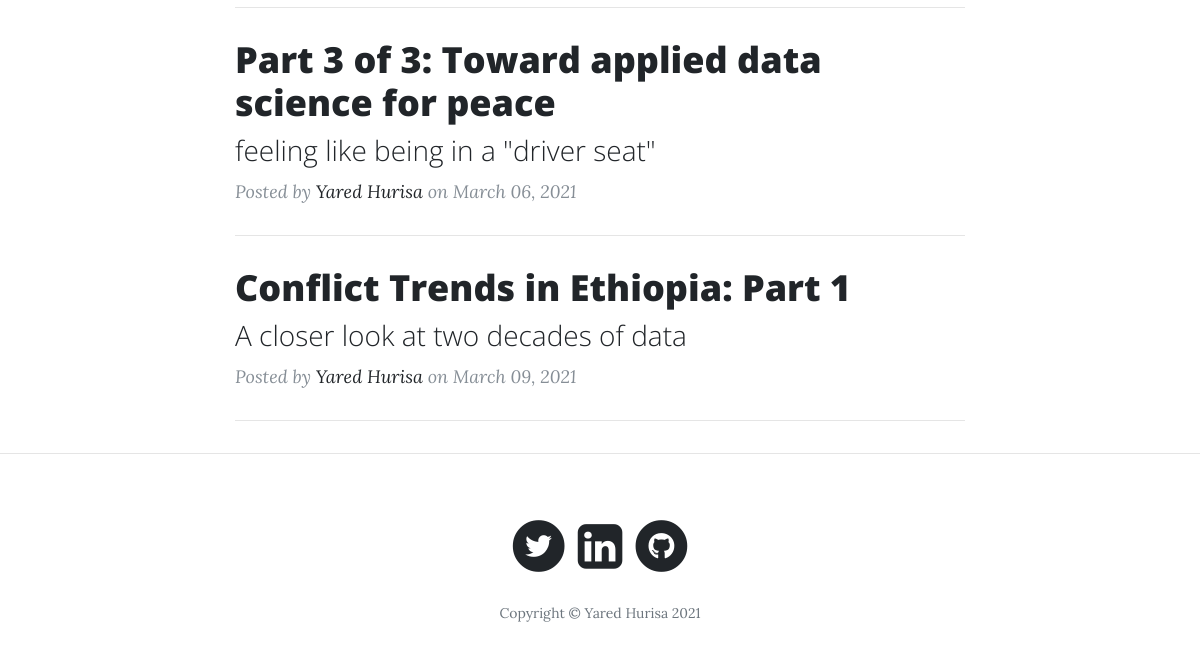
/blog (lower part), run on an earlier commit of the app's database.
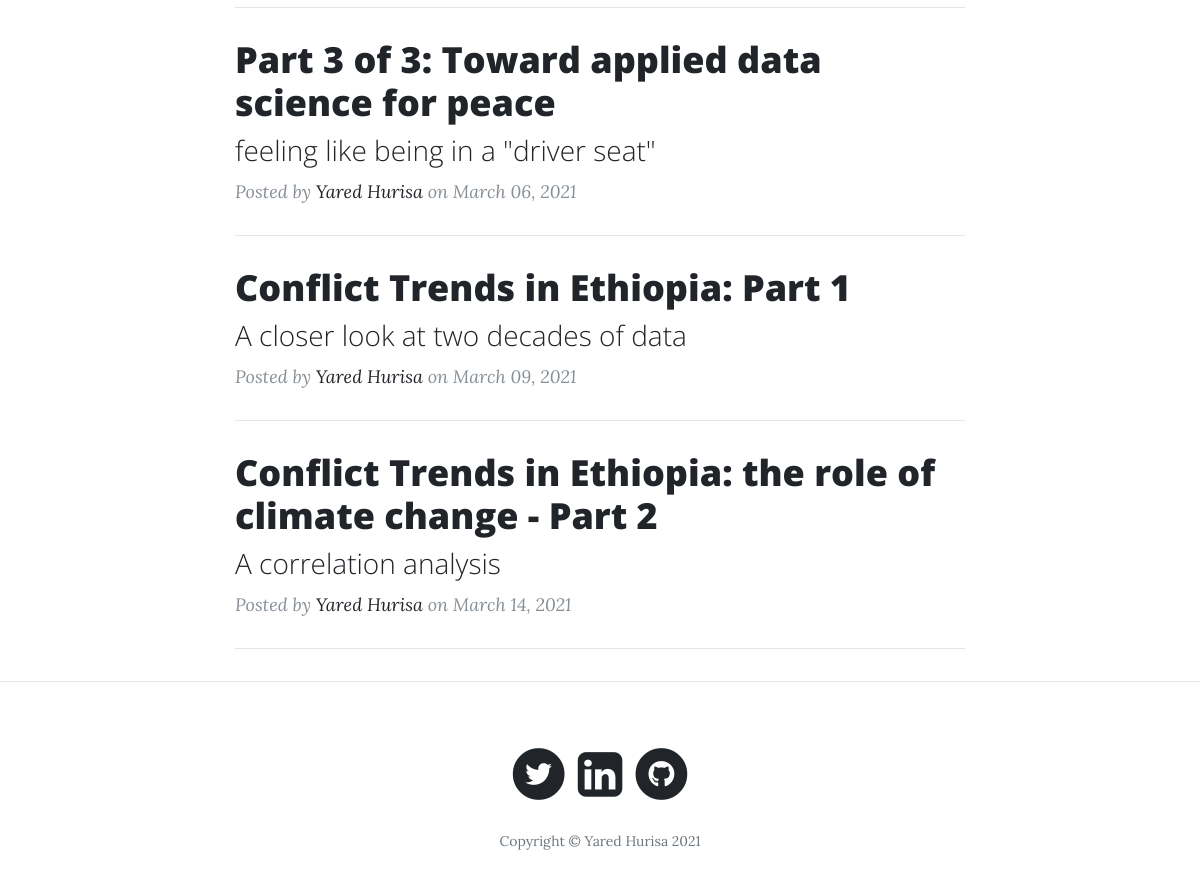
And on a later commit of the database.
### app.py (models this page shows, shortened)
class Posts(db.Model):
    __tablename__ = "Blogpost"
    id = db.Column(db.Integer, primary_key=True)
    title = db.Column(db.String(255))
    subtitle = db.Column(db.String(255))
    content = db.Column(db.Text)
    author = db.Column(db.String(255))
    date_posted = db.Column(db.DateTime)
    slug = db.Column(db.String(255))

### app.py (the view)
@app.route("/blog")
def blog():
    posts = Posts.query.all()
    return render_template("blog.html", posts=posts)

### templates/blog.html (shortened to what this page needs)
<!DOCTYPE html>
<html lang="en">
  <head>
    <link
      href="../static/vendor/bootstrap/css/bootstrap.min.css"
      rel="stylesheet"
    />
    <link
      href="../static/vendor/fontawesome-free/css/all.min.css"
      rel="stylesheet"
      type="text/css"
    />
    <link href="../static/css/clean-blog.min.css" rel="stylesheet" />
  </head>
  <body>
    <div class="container">
      <div class="row">
        <div class="col-lg-8 col-md-10 mx-auto">
          {% for post in posts %}
          <div class="post-preview">
            <a href={{"/post/" + post.slug}}>
              <h2 class="post-title">
                {{post.title}}
              </h2>
              <h3 class="post-subtitle">
                {{post.subtitle}}
              </h3>
            </a>
            <p class="post-meta">
              Posted by
              <a href="#">{{post.author}}</a>
              on {{post.date_posted.strftime('%B %d, %Y')}}
            </p>
          </div>
          <hr />
          {% endfor %}
        </div>
      </div>
    </div>
<hr />
<footer>
  <div class="container">
    <div class="row">
      <div class="col-lg-8 col-md-10 mx-auto">
        <ul class="list-inline text-center">
          <li class="list-inline-item">
            <a href="https://twitter.com/yaredlemma6" target="_blank" rel="noopener noreferrer">
              <span class="fa-stack fa-lg">
                <i class="fas fa-circle fa-stack-2x"></i>
                <i class="fab fa-twitter fa-stack-1x fa-inverse"></i>
              </span>
            </a>
          <li class="list-inline-item">
             <a href="https://www.linkedin.com/in/yared-lemma/" target="_blank" rel="noopener noreferrer">
                <span class="fa-stack fa-lg">
                  <link rel="stylesheet" href="https://cdnjs.cloudflare.com/ajax/libs/font-awesome/4.7.0/css/font-awesome.min.css">
                  <i style="font-size:52px" class="fa">&#xf08c;</i>
                </span>
             </a>
          <li class="list-inline-item">
              <a href="https://github.com/ylh4" target="_blank" rel="noopener noreferrer">
                <span class="fa-stack fa-lg">
                  <i class="fas fa-circle fa-stack-2x"></i>
                  <i class="fab fa-github fa-stack-1x fa-inverse"></i>
                </span>
              </a>
          </li>
        </ul>
        <p class="copyright text-muted">
          Copyright &copy; Yared Hurisa 2021
        </p>
      </div>
    </div>
  </div>
</footer>
</body>
</html>

What changed in the data, as far as the page shows it:
added Posts: title "Conflict Trends in Ethiopia: the role of climate change - Part 2", subtitle "A correlation analysis", author "Yared Hurisa", date_posted "March 14, 2021"
